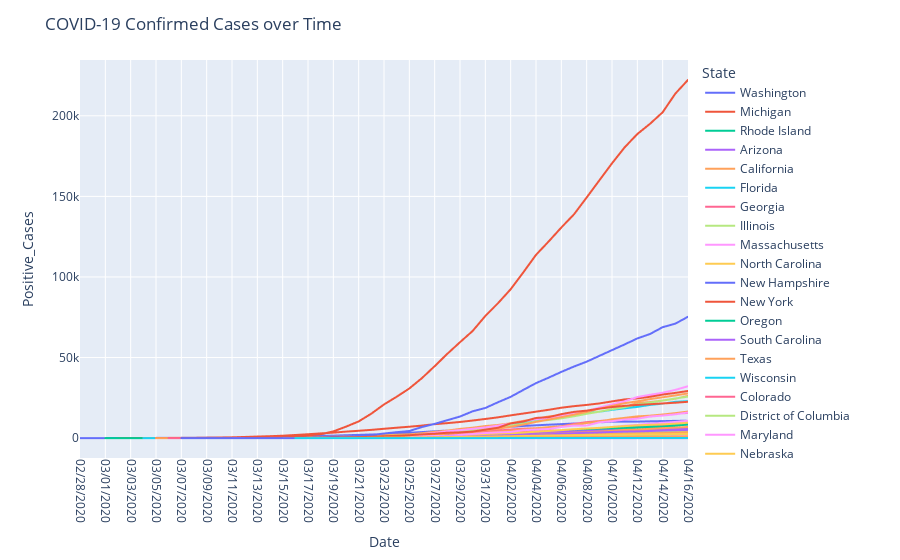

Notebook code for this chart:
### Code cell
import plotly.express as px
fig = px.line(corona_df, x='Date', y='Positive_Cases', color='State')
fig.update_xaxes(tickangle=90)
fig.update_layout(
    title = 'COVID-19 Confirmed Cases over Time',
    xaxis_tickformat = '%m/%d/%y')

fig.show()
